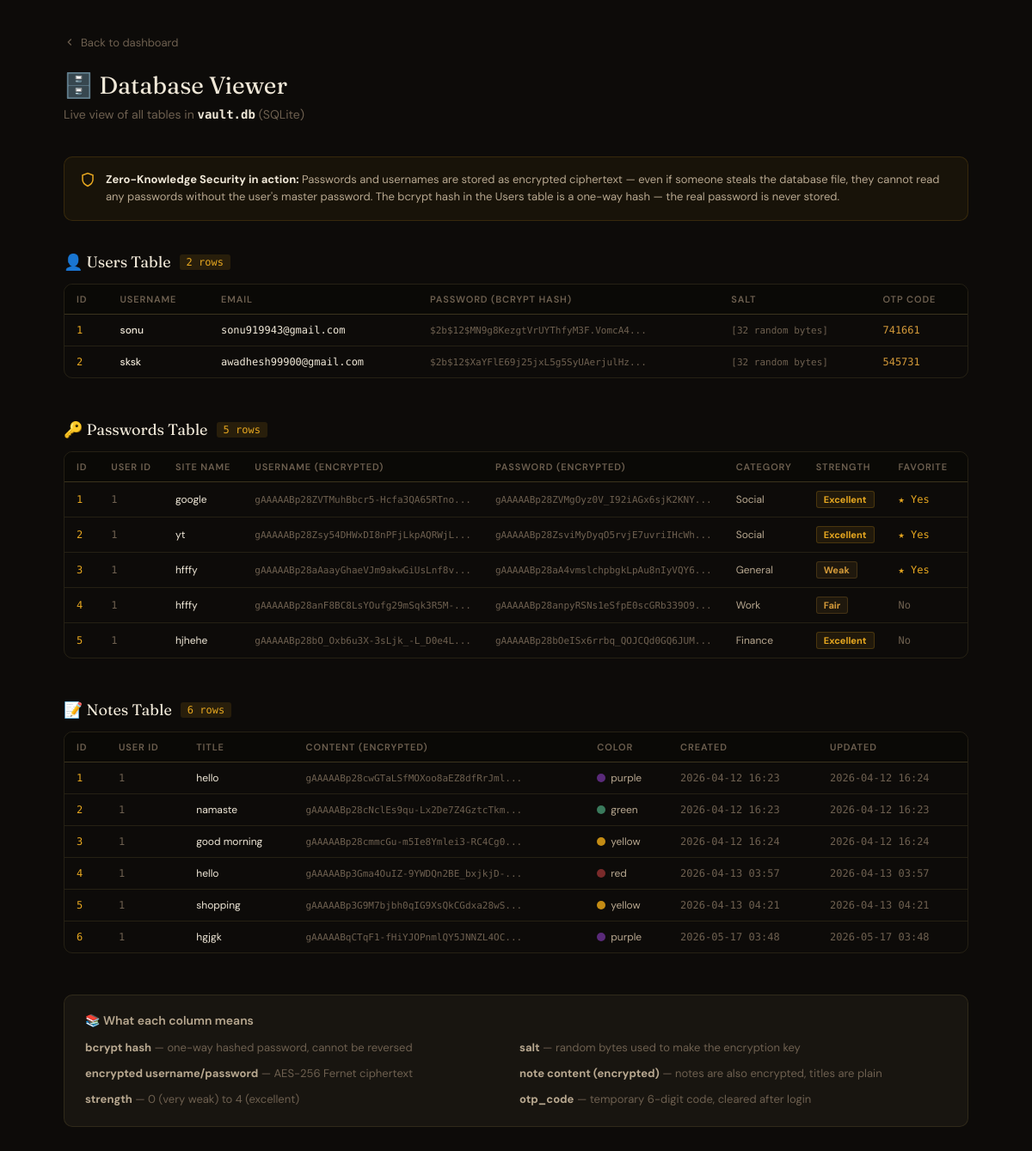
Before: /db-viewer with the older database file.
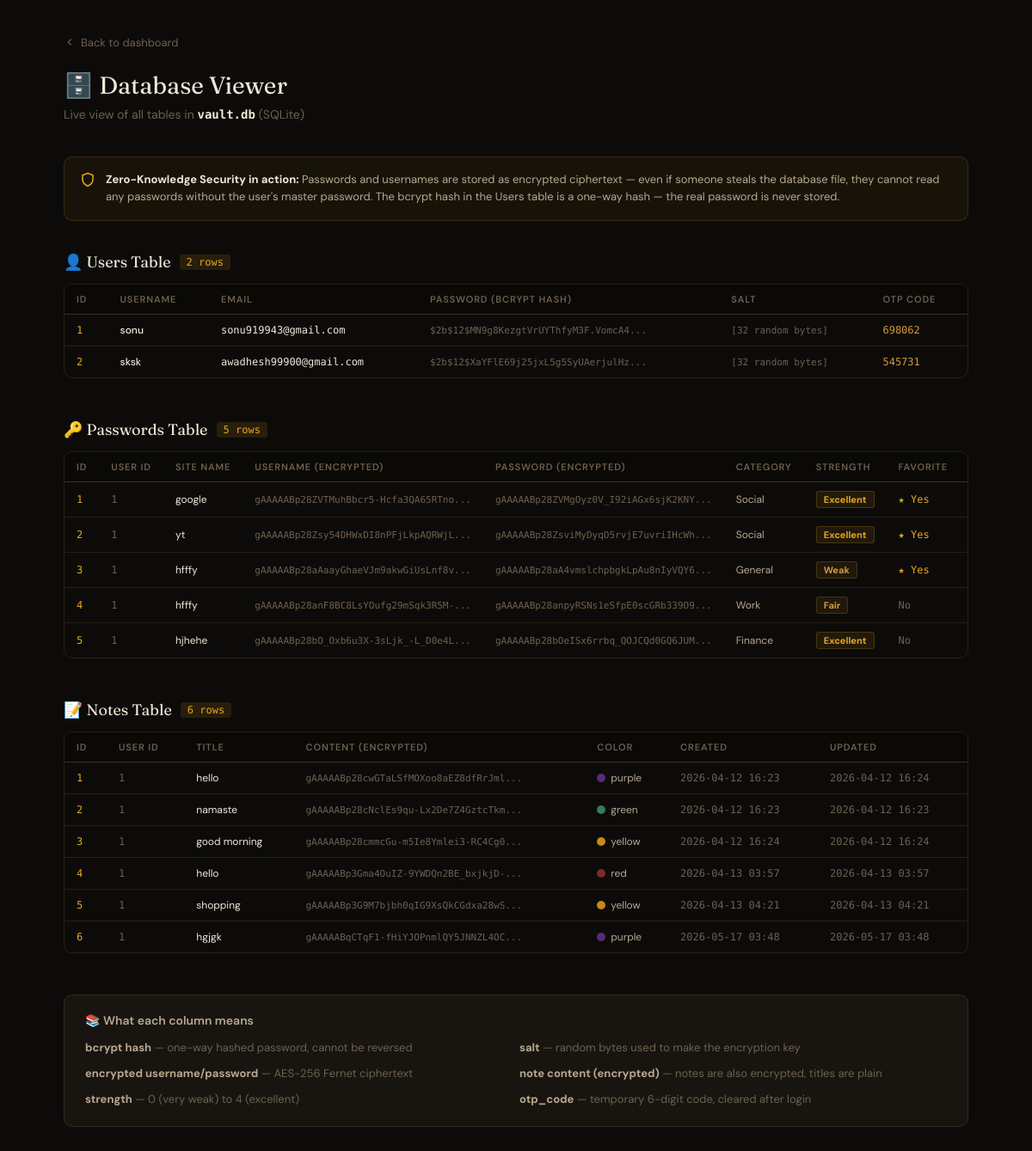
After: the same page with the newer database file.
### models.py (models this page shows)
class User(db.Model):
    id          = db.Column(db.Integer, primary_key=True)
    username    = db.Column(db.String(80), unique=True, nullable=False)
    email       = db.Column(db.String(120), unique=True, nullable=False)
    password    = db.Column(db.String(255), nullable=False)  # bcrypt hashed
    salt        = db.Column(db.LargeBinary(32), nullable=False)  # for encryption key
    otp_code    = db.Column(db.String(6),   nullable=True)
    otp_expires = db.Column(db.DateTime,    nullable=True)
    reset_code    = db.Column(db.String(6), nullable=True)   # 6-digit reset OTP
    reset_expires = db.Column(db.DateTime,  nullable=True)   # when reset code expires

class Password(db.Model):
    id           = db.Column(db.Integer, primary_key=True)
    user_id      = db.Column(db.Integer, db.ForeignKey('user.id'), nullable=False)
    site_name    = db.Column(db.String(100), nullable=False)
    site_url     = db.Column(db.String(200))
    username     = db.Column(db.Text, nullable=False)   # encrypted
    password     = db.Column(db.Text, nullable=False)   # encrypted
    category     = db.Column(db.String(50), default='General')
    strength     = db.Column(db.Integer, default=0)     # 0 to 4
    is_favorite  = db.Column(db.Boolean, default=False)
    created_at   = db.Column(db.DateTime, default=datetime.utcnow)

class Note(db.Model):
    id         = db.Column(db.Integer, primary_key=True)
    user_id    = db.Column(db.Integer, db.ForeignKey('user.id'), nullable=False)
    title      = db.Column(db.String(200), nullable=False)       # plain title
    content    = db.Column(db.Text, nullable=False)              # encrypted content
    color      = db.Column(db.String(20), default='yellow')      # card color
    created_at = db.Column(db.DateTime, default=datetime.utcnow)
    updated_at = db.Column(db.DateTime, default=datetime.utcnow, onupdate=datetime.utcnow)

### app.py (the view)
@app.route('/db-viewer')
def db_viewer():
    users = User.query.all()
    user_rows = []
    for u in users:
        user_rows.append({
            'id':       u.id,
            'username': u.username,
            'email':    u.email,
            'password': u.password[:35] + '...',
            'salt':     '[32 random bytes]',
            'otp_code': u.otp_code or 'None',
        })
    passwords = Password.query.all()
    pw_rows = []
    for p in passwords:
        pw_rows.append({
            'id':          p.id,
            'user_id':     p.user_id,
            'site_name':   p.site_name,
            'site_url':    p.site_url or '',
            'username':    p.username[:35] + '...',
            'password':    p.password[:35] + '...',
            'category':    p.category,
            'strength':    p.strength,
            'is_favorite': p.is_favorite,
            'created_at':  p.created_at.strftime('%Y-%m-%d %H:%M'),
        })
    notes = Note.query.all()
    note_rows = []
    for n in notes:
        note_rows.append({
            'id':         n.id,
            'user_id':    n.user_id,
            'title':      n.title,
            'content':    n.content[:35] + '...',   # encrypted content
            'color':      n.color,
            'created_at': n.created_at.strftime('%Y-%m-%d %H:%M'),
            'updated_at': n.updated_at.strftime('%Y-%m-%d %H:%M'),
        })
    return render_template('db_viewer.html',
                           users=user_rows,
                           passwords=pw_rows,
                           notes=note_rows)

### templates/db_viewer.html (shortened to what this page needs)
{% extends "base.html" %}
{% block content %}
<div class="db-page">
  <a href="/dashboard" class="back-btn">
    <svg width="14" height="14" viewBox="0 0 24 24" fill="none" stroke="currentColor" stroke-width="2"><polyline points="15 18 9 12 15 6"/></svg>
    Back to dashboard
  </a>
  <div class="db-header">
    <h1 class="db-title">🗄️ Database Viewer</h1>
    <p class="db-subtitle">Live view of all tables in <strong style="color:var(--text);font-family:'DM Mono',monospace">vault.db</strong> (SQLite)</p>
  </div>
  <div class="security-note">
    <svg width="18" height="18" viewBox="0 0 24 24" fill="none" stroke="var(--gold)" stroke-width="2" style="flex-shrink:0;margin-top:1px">
      <path d="M12 22s8-4 8-10V5l-8-3-8 3v7c0 6 8 10 8 10z"/>
    </svg>
    <div>
      <strong style="color:var(--text)">Zero-Knowledge Security in action:</strong>
      Passwords and usernames are stored as encrypted ciphertext — even if someone steals the database file,
      they cannot read any passwords without the user's master password.
      The bcrypt hash in the Users table is a one-way hash — the real password is never stored.
    </div>
  </div>
  <div class="db-section">
    <div class="section-label">
      <h2>👤 Users Table</h2>
      <span class="row-count">{{ users|length }} rows</span>
    </div>
    <div class="db-table-wrap">
      <table>
        <thead>
          <tr>
            <th>ID</th>
            <th>Username</th>
            <th>Email</th>
            <th>Password (bcrypt hash)</th>
            <th>Salt</th>
            <th>OTP Code</th>
          </tr>
        </thead>
        <tbody>
          {% if users %}
            {% for u in users %}
            <tr>
              <td class="col-id">{{ u.id }}</td>
              <td class="col-name">{{ u.username }}</td>
              <td class="col-email">{{ u.email }}</td>
              <td class="col-hash">{{ u.password }}</td>
              <td class="col-hash">{{ u.salt }}</td>
              <td>
                {% if u.otp_code == 'None' %}
                  <span style="color:var(--text-3)">—</span>
                {% else %}
                  <span style="color:var(--amber)">{{ u.otp_code }}</span>
                {% endif %}
              </td>
            </tr>
            {% endfor %}
          {% else %}
            <tr class="empty-row"><td colspan="6">No users yet</td></tr>
          {% endif %}
        </tbody>
      </table>
    </div>
  </div>
  <div class="db-section">
    <div class="section-label">
      <h2>🔑 Passwords Table</h2>
      <span class="row-count">{{ passwords|length }} rows</span>
    </div>
    <div class="db-table-wrap">
      <table>
        <thead>
          <tr>
            <th>ID</th>
            <th>User ID</th>
            <th>Site Name</th>
            <th>Username (encrypted)</th>
            <th>Password (encrypted)</th>
            <th>Category</th>
            <th>Strength</th>
            <th>Favorite</th>
            <th>Created</th>
          </tr>
        </thead>
        <tbody>
          {% if passwords %}
            {% set str_colors = ['#d4695a','#d49a3a','#d49a3a','#6db98c','#e8a820'] %}
            {% set str_labels = ['Very Weak','Weak','Fair','Strong','Excellent'] %}
            {% for p in passwords %}
            <tr>
              <td class="col-id">{{ p.id }}</td>
              <td style="color:var(--text-3)">{{ p.user_id }}</td>
              <td class="col-site">{{ p.site_name }}</td>
              <td class="col-enc">{{ p.username }}</td>
              <td class="col-enc">{{ p.password }}</td>
              <td style="color:var(--text-2);font-family:'DM Sans',sans-serif">{{ p.category }}</td>
              <td>
                <span class="badge-str"
                      style="background:{{ str_colors[p.strength] }}18;
                             color:{{ str_colors[p.strength] }};
                             border:1px solid {{ str_colors[p.strength] }}33">
                  {{ str_labels[p.strength] }}
                </span>
              </td>
              <td>
                {% if p.is_favorite %}
                  <span style="color:var(--gold)">★ Yes</span>
                {% else %}
                  <span style="color:var(--text-3)">No</span>
                {% endif %}
              </td>
              <td style="color:var(--text-3)">{{ p.created_at }}</td>
            </tr>
            {% endfor %}
          {% else %}
            <tr class="empty-row"><td colspan="9">No passwords saved yet</td></tr>
          {% endif %}
        </tbody>
      </table>
    </div>
  </div>
  <div class="db-section">
    <div class="section-label">
      <h2>📝 Notes Table</h2>
      <span class="row-count">{{ notes|length }} rows</span>
    </div>
    <div class="db-table-wrap">
      <table>
        <thead>
          <tr>
            <th>ID</th>
            <th>User ID</th>
            <th>Title</th>
            <th>Content (encrypted)</th>
            <th>Color</th>
            <th>Created</th>
            <th>Updated</th>
          </tr>
        </thead>
        <tbody>
          {% if notes %}
            {% for n in notes %}
            <tr>
              <td class="col-id">{{ n.id }}</td>
              <td style="color:var(--text-3)">{{ n.user_id }}</td>
              <td class="col-site">{{ n.title }}</td>
              <td class="col-enc">{{ n.content }}</td>
              <td>
                <span style="display:inline-flex;align-items:center;gap:6px;font-size:12px;color:var(--text-2);font-family:'DM Sans',sans-serif">
                  <span style="width:10px;height:10px;border-radius:50%;display:inline-block;
                    background:{{ {'yellow':'#c48c14','green':'#3a7a5c','blue':'#2a5a7a','red':'#7a2a2a','purple':'#5a2a7a','gray':'#444'}.get(n.color,'#c48c14') }}">
                  </span>
                  {{ n.color }}
                </span>
              </td>
              <td style="color:var(--text-3)">{{ n.created_at }}</td>
              <td style="color:var(--text-3)">{{ n.updated_at }}</td>
            </tr>
            {% endfor %}
          {% else %}
            <tr class="empty-row"><td colspan="7">No notes yet</td></tr>
          {% endif %}
        </tbody>
      </table>
    </div>
  </div>
  <div style="background:var(--card);border:1px solid var(--line);border-radius:10px;padding:20px 24px">
    <h3 style="font-size:14px;font-weight:600;margin-bottom:12px;color:var(--text-2)">📚 What each column means</h3>
    <div style="display:grid;grid-template-columns:1fr 1fr;gap:8px;font-size:13px;color:var(--text-3);line-height:1.7">
      <div><strong style="color:var(--text-2)">bcrypt hash</strong> — one-way hashed password, cannot be reversed</div>
      <div><strong style="color:var(--text-2)">salt</strong> — random bytes used to make the encryption key</div>
      <div><strong style="color:var(--text-2)">encrypted username/password</strong> — AES-256 Fernet ciphertext</div>
      <div><strong style="color:var(--text-2)">note content (encrypted)</strong> — notes are also encrypted, titles are plain</div>
      <div><strong style="color:var(--text-2)">strength</strong> — 0 (very weak) to 4 (excellent)</div>
      <div><strong style="color:var(--text-2)">otp_code</strong> — temporary 6-digit code, cleared after login</div>
    </div>
  </div>
</div>
{% endblock %}

### templates/base.html (shortened to what this page needs)
<!DOCTYPE html>
<html lang="en">
<head>
</head>
<body>
  {% block content %}{% endblock %}
</body>
</html>

### templates/base.html (style rules this page uses)
:root { --bg: #0d0b09; --surface: #131108; --card: #181510; --inset: #0a0906; --gold: #e8a820; --gold-dim: #c48c14; --line: rgba(255, 220, 120, 0.10); --line-md: rgba(255, 220, 120, 0.20); --text: #f0e8d8; --text-2: #b8a890; --text-3: #6e6050; --green: #6db98c; --red: #d4695a; --amber: #d49a3a; }
* { margin: 0; padding: 0; box-sizing: border-box; }
body { font-family: 'DM Sans', sans-serif; background: var(--bg); color: var(--text); min-height: 100vh; }

### templates/db_viewer.html (style rules this page uses)
.db-page { max-width: 1100px; margin: 0 auto; padding: 40px 24px; }
.db-header { margin-bottom: 40px; }
.db-title { font-family: 'Fraunces', serif; font-size: 28px; font-weight: 400; margin-bottom: 8px; }
.db-subtitle { color: var(--text-3); font-size: 14px; }
.db-section { margin-bottom: 48px; }
.section-label { display: flex; align-items: center; gap: 10px; margin-bottom: 14px; }
.section-label h2 { font-family: 'Fraunces', serif; font-size: 18px; font-weight: 400; }
.row-count { font-size: 12px; padding: 2px 8px; border-radius: 3px; background: rgba(232,168,32,0.12); color: var(--gold); font-family: 'DM Mono', monospace; }
.db-table-wrap { overflow-x: auto; border-radius: 10px; border: 1px solid var(--line); }
table { width: 100%; border-collapse: collapse; font-size: 13px; }
thead { background: var(--inset); border-bottom: 1px solid var(--line-md); }
th { padding: 10px 14px; text-align: left; font-size: 11px; font-weight: 600; text-transform: uppercase; letter-spacing: 0.08em; color: var(--text-3); white-space: nowrap; }
td { padding: 10px 14px; border-bottom: 1px solid var(--line); color: var(--text-2); font-family: 'DM Mono', monospace; font-size: 12px; max-width: 280px; overflow: hidden; text-overflow: ellipsis; white-space: nowrap; }
tr:last-child td { border-bottom: none; }
.col-id { color: var(--gold); }
.col-name { color: var(--text); font-weight: 500; font-family: 'DM Sans', sans-serif; }
.col-email { color: var(--blue); }
.col-hash { color: var(--text-3); font-size: 11px; }
.col-enc { color: var(--text-3); font-size: 11px; }
.col-site { color: var(--text); font-family: 'DM Sans', sans-serif; }
.badge-str { display: inline-block; padding: 2px 8px; border-radius: 3px; font-size: 11px; font-weight: 700; font-family: 'DM Sans', sans-serif; }
.security-note { display: flex; gap: 12px; align-items: start; background: rgba(232,168,32,0.05); border: 1px solid rgba(232,168,32,0.15); border-radius: 10px; padding: 16px 18px; margin-bottom: 36px; font-size: 13px; line-height: 1.6; color: var(--text-2); }
.back-btn { display: inline-flex; align-items: center; gap: 6px; margin-bottom: 24px; color: var(--text-3); text-decoration: none; font-size: 13px; transition: color 0.15s; }

Changed rows visible on the page:
changed User "sonu": otp_code "741661" → "698062"
